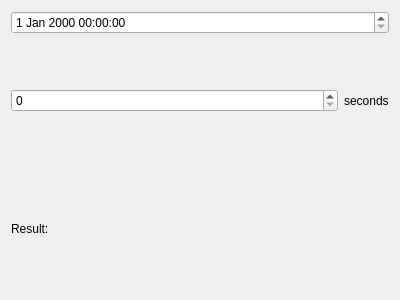
<?xml version="1.0" encoding="UTF-8"?>
<ui version="4.0">
 <class>DateTimeAdder</class>
 <widget class="QWidget" name="DateTimeAdder">
  <property name="geometry">
   <rect>
    <x>0</x>
    <y>0</y>
    <width>400</width>
    <height>300</height>
   </rect>
  </property>
  <property name="windowTitle">
   <string>Form</string>
  </property>
  <layout class="QVBoxLayout" name="verticalLayout">
   <item>
    <widget class="QDateTimeEdit" name="dateTimeEdit"/>
   </item>
   <item>
    <layout class="QHBoxLayout" name="horizontalLayout">
     <item>
      <widget class="QSpinBox" name="spinBox">
       <property name="sizePolicy">
        <sizepolicy hsizetype="MinimumExpanding" vsizetype="Fixed">
         <horstretch>0</horstretch>
         <verstretch>0</verstretch>
        </sizepolicy>
       </property>
       <property name="maximum">
        <number>999999999</number>
       </property>
      </widget>
     </item>
     <item>
      <widget class="QLabel" name="label_2">
       <property name="text">
        <string>seconds</string>
       </property>
      </widget>
     </item>
    </layout>
   </item>
   <item>
    <layout class="QHBoxLayout" name="horizontalLayout_2">
     <item>
      <widget class="QLabel" name="label">
       <property name="text">
        <string>Result: </string>
       </property>
      </widget>
     </item>
     <item>
      <widget class="QLabel" name="label_3">
       <property name="sizePolicy">
        <sizepolicy hsizetype="Preferred" vsizetype="Preferred">
         <horstretch>0</horstretch>
         <verstretch>0</verstretch>
        </sizepolicy>
       </property>
       <property name="text">
        <string/>
       </property>
      </widget>
     </item>
    </layout>
   </item>
  </layout>
 </widget>
 <resources/>
 <connections/>
</ui>
